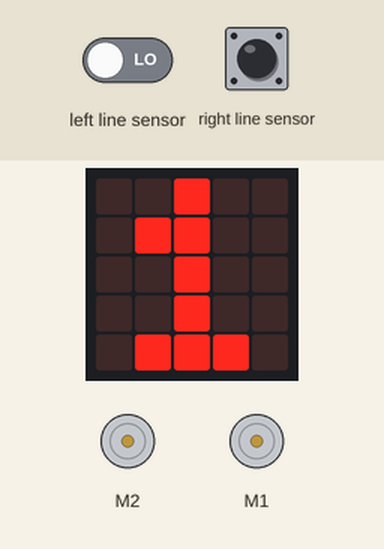
Simulated run of this program. Board: BBC micro:bit (MakeCode). On the bench: the board's 5×5 LED display, 2 × DC motor (green arrow = forward, orange = backward, longer = faster). The test bench sets the inputs (shaded band); at power-on: left line sensor LOW, right line sensor LOW.

Above: at 6.9 s.
7.0 s: left line sensor driven HIGH
At 7.7 s:
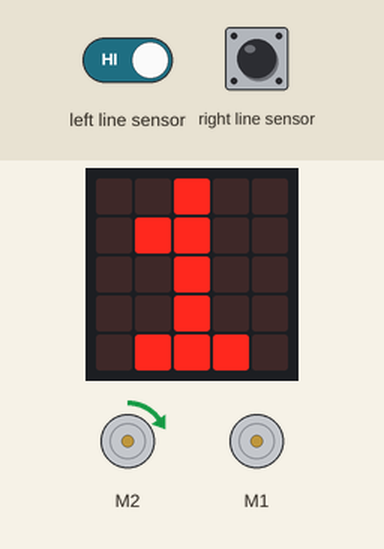
8.5 s: right line sensor driven HIGH
At 9.5 s:
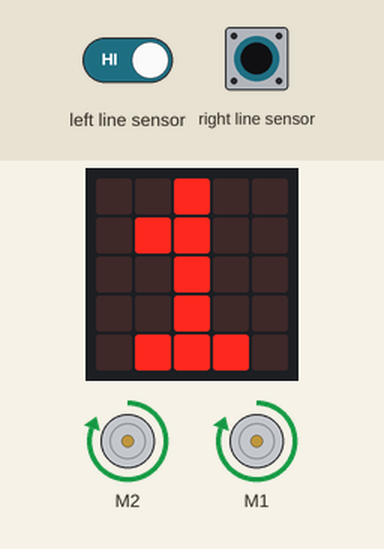
10.0 s: left line sensor driven LOW
At 11.2 s:
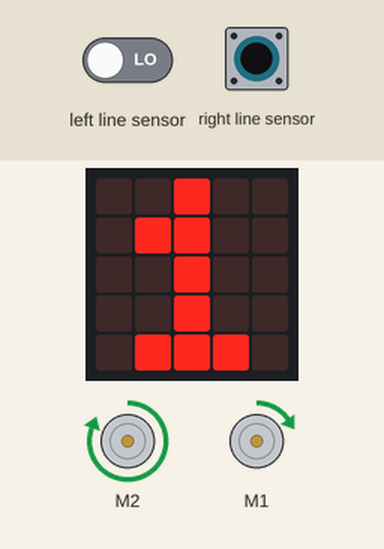
11.5 s: left line sensor driven HIGH and right line sensor driven LOW
At 12.7 s:
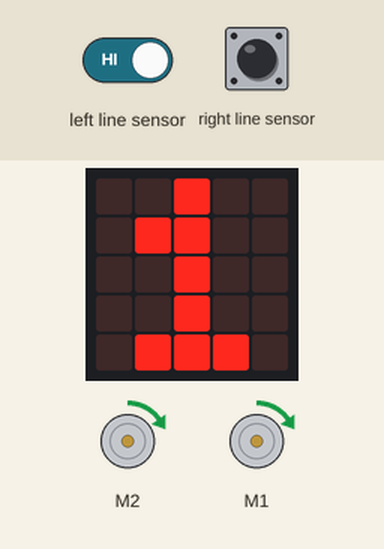
13.0 s: right line sensor pulsed HIGH 2 times (0.12 s each, 0.3 s apart)
At 14.5 s:
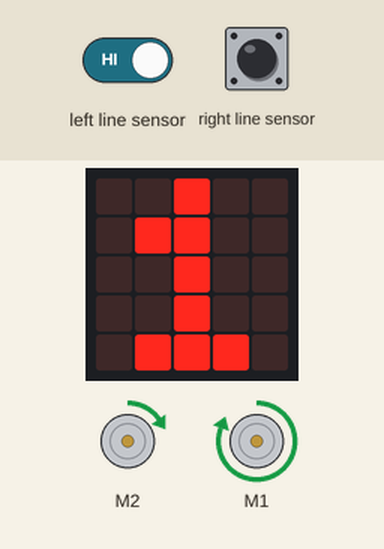
Timing chart, 0 to 16.0 s (numbered marks = the images above; inputs shaded):
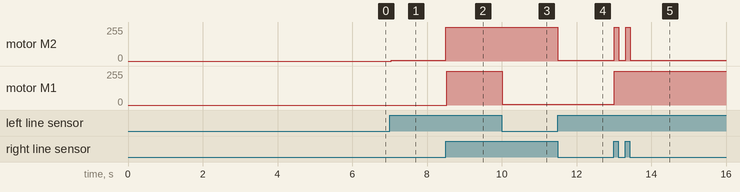

Measured:
- after the input at 7.0 s, motor M2: stopped → forward 6/255 at once
- after the input at 8.5 s, motor M2: forward 6/255 → forward 255/255 at once; motor M1: stopped → forward 255/255 at once
- after the input at 10.0 s, motor M1: forward 255/255 → forward 6/255 at once
- after the input at 11.5 s, motor M2: forward 255/255 → forward 6/255 at once
- after the input at 13.0 s, motor M2: alternates forward 255/255 for 0.12 s and forward 6/255 for 0.18 s, 4 changes in all, then stays forward 6/255, starting at once; motor M1: forward 6/255 → forward 255/255 at once

The program:

main.ts
```typescript
/**
 * makecode.microbit.org
 *
 * Risch
 *
 * Startvorausetzung:
 *
 * DFRobot so über der Linie positionieren,
 *
 * dass beide blauen Dioden leuchten
 */
// Mari Linie folgen V11 vom 19.09.23
//
// Erweiterung Maqueen
//
// Risch
basic.showNumber(1)
basic.pause(5000)
basic.forever(function () {
    if (maqueen.readPatrol(maqueen.Patrol.PatrolLeft) == 1 && maqueen.readPatrol(maqueen.Patrol.PatrolRight) == 1) {
        maqueen.motorRun(maqueen.Motors.All, maqueen.Dir.CW, 255)
    } else {
        if (maqueen.readPatrol(maqueen.Patrol.PatrolLeft) == 1 && maqueen.readPatrol(maqueen.Patrol.PatrolRight) == 0) {
            maqueen.motorRun(maqueen.Motors.M2, maqueen.Dir.CW, 6)
        }
        if (maqueen.readPatrol(maqueen.Patrol.PatrolLeft) == 0 && maqueen.readPatrol(maqueen.Patrol.PatrolRight) == 1) {
            maqueen.motorRun(maqueen.Motors.M1, maqueen.Dir.CW, 6)
        }
    }
})
```

test.ts
```typescript
// Hier kann man Tests durchführen; diese Datei wird nicht kompiliert, wenn dieses Paket als Erweiterung verwendet wird.
```
